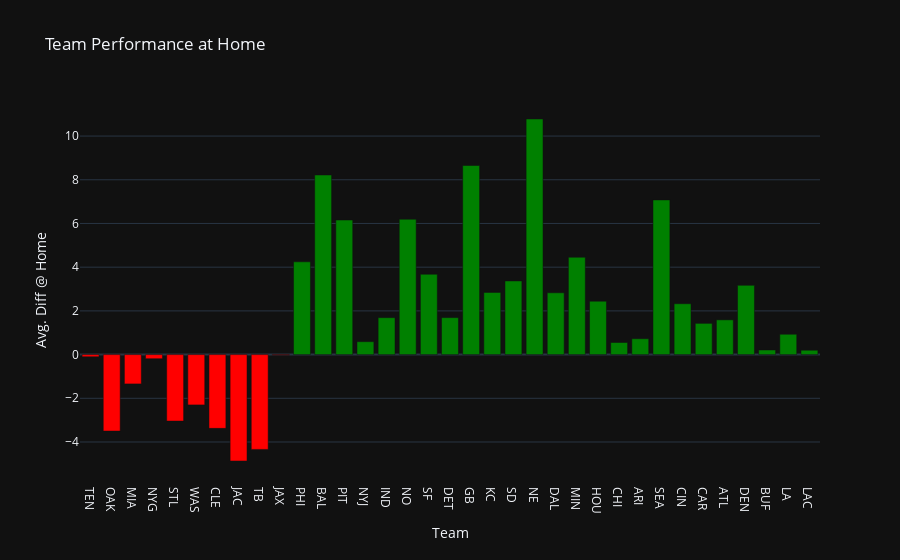

Notebook source saved alongside this figure:
### Code cell
fig = px.bar(df_teams, x='team', y='avg_home_diff', 
             color='pos_avg_diff', color_discrete_map={False:"red", True:"green"},
             title="Team Performance at Home",
             labels={"team":"Team", "avg_home_diff":"Avg. Diff @ Home"})
fig.update_layout(showlegend=False)
fig.show()

### Figure 1 — Plotly figure (JSON) as saved in the notebook; plotly's stock layout.template omitted (floating-point values rounded to 4 significant figures)
{"data": [{"alignmentgroup": "True", "hovertemplate": "pos_avg_diff=False<br>Team=%{x}<br>Avg. Diff @ Home=%{y}<extra></extra>", "legendgroup": "False", "marker": {"color": "red", "pattern": {"shape": ""}}, "name": "False", "offsetgroup": "False", "orientation": "v", "showlegend": true, "textposition": "auto", "x": ["TEN", "OAK", "MIA", "NYG", "STL", "WAS", "CLE", "JAC", "TB", "JAX"], "xaxis": "x", "y": [-0.0991, -3.5, -1.343, -0.1892, -3.043, -2.304, -3.376, -4.87, -4.339, -0.02439], "yaxis": "y", "type": "bar"}, {"alignmentgroup": "True", "hovertemplate": "pos_avg_diff=True<br>Team=%{x}<br>Avg. Diff @ Home=%{y}<extra></extra>", "legendgroup": "True", "marker": {"color": "green", "pattern": {"shape": ""}}, "name": "True", "offsetgroup": "True", "orientation": "v", "showlegend": true, "textposition": "auto", "x": ["PHI", "BAL", "PIT", "NYJ", "IND", "NO", "SF", "DET", "GB", "KC", "SD", "NE", "DAL", "MIN", "HOU", "CHI", "ARI", "SEA", "CIN", "CAR", "ATL", "DEN", "BUF", "LA", "LAC"], "xaxis": "x", "y": [4.246, 8.217, 6.157, 0.5909, 1.69, 6.195, 3.675, 1.691, 8.652, 2.846, 3.37, 10.78, 2.828, 4.456, 2.443, 0.5536, 0.7248, 7.078, 2.327, 1.43, 1.59, 3.169, 0.2091, 0.9302, 0.2], "yaxis": "y", "type": "bar"}], "layout": {"xaxis": {"anchor": "y", "domain": [0.0, 1.0], "title": {"text": "Team"}}, "yaxis": {"anchor": "x", "domain": [0.0, 1.0], "title": {"text": "Avg. Diff @ Home"}}, "legend": {"title": {"text": "pos_avg_diff"}, "tracegroupgap": 0}, "title": {"text": "Team Performance at Home"}, "barmode": "relative", "showlegend": false}}
